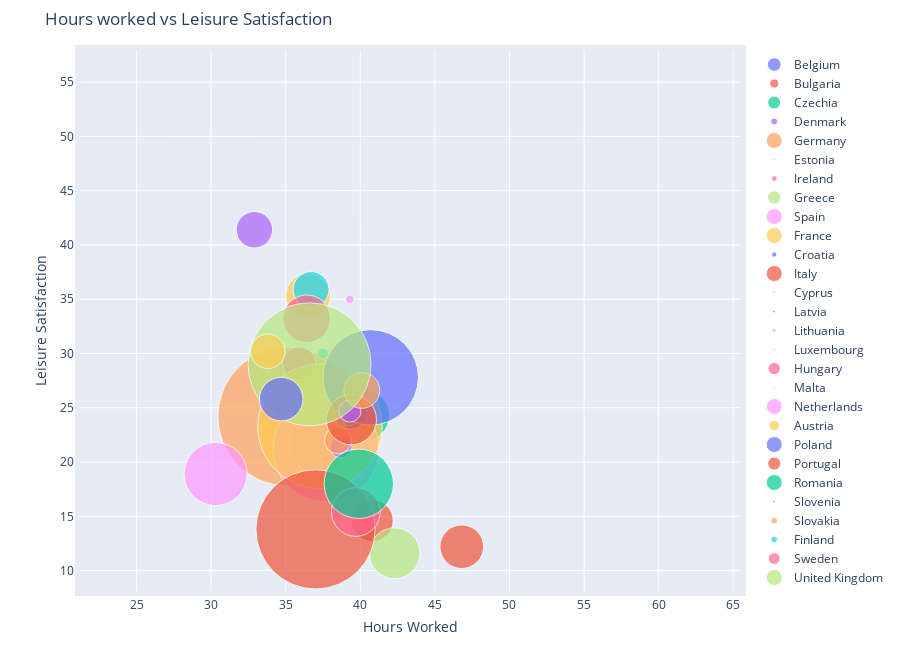

Here is the notebook cell this chart was saved with:
### Code cell
import warnings
warnings.filterwarnings('ignore')


figure = bubbleplot(dataset = df, x_column='avg_hrs_worked', y_column='prct_leisure_satis_high', 
    bubble_column='country', size_column='total_pop', color_column='country', 
    x_title="Hours Worked", y_title="Leisure Satisfaction", title='Hours worked vs Leisure Satisfaction',
    x_logscale=False, scale_bubble=3, height=650)

iplot(figure, config={'scrollzoom': True})

### Figure 1 — Plotly figure (JSON) as saved in the notebook; plotly's stock layout.template omitted (floating-point values rounded to 4 significant figures)
{"data": [{"marker": {"size": [13.66], "sizemode": "area", "sizeref": 0.01037}, "mode": "markers", "name": "Belgium", "text": ["Belgium"], "type": "scatter", "x": [37], "y": [21.5]}, {"marker": {"size": [9.142], "sizemode": "area", "sizeref": 0.01037}, "mode": "markers", "name": "Bulgaria", "text": ["Bulgaria"], "type": "scatter", "x": [40.8], "y": [14.6]}, {"marker": {"size": [12.96], "sizemode": "area", "sizeref": 0.01037}, "mode": "markers", "name": "Czechia", "text": ["Czechia"], "type": "scatter", "x": [40.3], "y": [24.3]}, {"marker": {"size": [6.903], "sizemode": "area", "sizeref": 0.01037}, "mode": "markers", "name": "Denmark", "text": ["Denmark"], "type": "scatter", "x": [32.9], "y": [41.4]}, {"marker": {"size": [99.58], "sizemode": "area", "sizeref": 0.01037}, "mode": "markers", "name": "Germany", "text": ["Germany"], "type": "scatter", "x": [35.1], "y": [24.2]}, {"marker": {"size": [1.607], "sizemode": "area", "sizeref": 0.01037}, "mode": "markers", "name": "Estonia", "text": ["Estonia"], "type": "scatter", "x": [38.4], "y": [22.2]}, {"marker": {"size": [5.679], "sizemode": "area", "sizeref": 0.01037}, "mode": "markers", "name": "Ireland", "text": ["Ireland"], "type": "scatter", "x": [35.9], "y": [29.1]}, {"marker": {"size": [13.43], "sizemode": "area", "sizeref": 0.01037}, "mode": "markers", "name": "Greece", "text": ["Greece"], "type": "scatter", "x": [42.3], "y": [11.6]}, {"marker": {"size": [58.12], "sizemode": "area", "sizeref": 0.01037}, "mode": "markers", "name": "Spain", "text": ["Spain"], "type": "scatter", "x": [37.7], "y": [21.2]}, {"marker": {"size": [80.61], "sizemode": "area", "sizeref": 0.01037}, "mode": "markers", "name": "France", "text": ["France"], "type": "scatter", "x": [37.3], "y": [23.3]}, {"marker": {"size": [5.319], "sizemode": "area", "sizeref": 0.01037}, "mode": "markers", "name": "Croatia", "text": ["Croatia"], "type": "scatter", "x": [39.4], "y": [24.5]}, {"marker": {"size": [73.78], "sizemode": "area", "sizeref": 0.01037}, "mode": "markers", "name": "Italy", "text": ["Italy"], "type": "scatter", "x": [37], "y": [13.8]}, {"marker": {"size": [1.043], "sizemode": "area", "sizeref": 0.01037}, "mode": "markers", "name": "Cyprus", "text": ["Cyprus"], "type": "scatter", "x": [39.2], "y": [24]}, {"marker": {"size": [2.57], "sizemode": "area", "sizeref": 0.01037}, "mode": "markers", "name": "Latvia", "text": ["Latvia"], "type": "scatter", "x": [38.7], "y": [21.4]}, {"marker": {"size": [3.778], "sizemode": "area", "sizeref": 0.01037}, "mode": "markers", "name": "Lithuania", "text": ["Lithuania"], "type": "scatter", "x": [38.5], "y": [22]}, {"marker": {"size": [0.636], "sizemode": "area", "sizeref": 0.01037}, "mode": "markers", "name": "Luxembourg", "text": ["Luxembourg"], "type": "scatter", "x": [37.5], "y": [30]}, {"marker": {"size": [12.34], "sizemode": "area", "sizeref": 0.01037}, "mode": "markers", "name": "Hungary", "text": ["Hungary"], "type": "scatter", "x": [39.7], "y": [15.4]}, {"marker": {"size": [0.5182], "sizemode": "area", "sizeref": 0.01037}, "mode": "markers", "name": "Malta", "text": ["Malta"], "type": "scatter", "x": [38.7], "y": [23.6]}, {"marker": {"size": [20.68], "sizemode": "area", "sizeref": 0.01037}, "mode": "markers", "name": "Netherlands", "text": ["Netherlands"], "type": "scatter", "x": [30.3], "y": [18.9]}, {"marker": {"size": [10.43], "sizemode": "area", "sizeref": 0.01037}, "mode": "markers", "name": "Austria", "text": ["Austria"], "type": "scatter", "x": [36.5], "y": [35.3]}, {"marker": {"size": [47.23], "sizemode": "area", "sizeref": 0.01037}, "mode": "markers", "name": "Poland", "text": ["Poland"], "type": "scatter", "x": [40.7], "y": [27.8]}, {"marker": {"size": [13.11], "sizemode": "area", "sizeref": 0.01037}, "mode": "markers", "name": "Portugal", "text": ["Portugal"], "type": "scatter", "x": [39.4], "y": [23.9]}, {"marker": {"size": [24.98], "sizemode": "area", "sizeref": 0.01037}, "mode": "markers", "name": "Romania", "text": ["Romania"], "type": "scatter", "x": [39.9], "y": [18]}, {"marker": {"size": [2.545], "sizemode": "area", "sizeref": 0.01037}, "mode": "markers", "name": "Slovenia", "text": ["Slovenia"], "type": "scatter", "x": [39.3], "y": [24.7]}, {"marker": {"size": [6.7], "sizemode": "area", "sizeref": 0.01037}, "mode": "markers", "name": "Slovakia", "text": ["Slovakia"], "type": "scatter", "x": [40.1], "y": [26.6]}, {"marker": {"size": [6.673], "sizemode": "area", "sizeref": 0.01037}, "mode": "markers", "name": "Finland", "text": ["Finland"], "type": "scatter", "x": [36.7], "y": [35.9]}, {"marker": {"size": [11.77], "sizemode": "area", "sizeref": 0.01037}, "mode": "markers", "name": "Sweden", "text": ["Sweden"], "type": "scatter", "x": [36.4], "y": [33.2]}, {"marker": {"size": [78.43], "sizemode": "area", "sizeref": 0.01037}, "mode": "markers", "name": "United Kingdom", "text": ["United Kingdom"], "type": "scatter", "x": [36.6], "y": [29]}, {"marker": {"size": [0.3917], "sizemode": "area", "sizeref": 0.01037}, "mode": "markers", "name": "Iceland", "text": ["Iceland"], "type": "scatter", "x": [39.3], "y": [35]}, {"marker": {"size": [6.182], "sizemode": "area", "sizeref": 0.01037}, "mode": "markers", "name": "Norway", "text": ["Norway"], "type": "scatter", "x": [33.8], "y": [30.2]}, {"marker": {"size": [9.875], "sizemode": "area", "sizeref": 0.01037}, "mode": "markers", "name": "Switzerland", "text": ["Switzerland"], "type": "scatter", "x": [34.7], "y": [25.8]}, {"marker": {"size": [9.875], "sizemode": "area", "sizeref": 0.01037}, "mode": "markers", "name": "Turkey", "text": ["Turkey"], "type": "scatter", "x": [46.8], "y": [12.2]}], "layout": {"height": 650, "hovermode": "closest", "margin": {"b": 50, "pad": 5, "t": 50}, "showlegend": true, "title": {"text": "Hours worked vs Leisure Satisfaction"}, "xaxis": {"autorange": false, "range": [21.21, 65.52], "title": {"text": "Hours Worked"}}, "yaxis": {"autorange": false, "range": [8.12, 57.96], "title": {"text": "Leisure Satisfaction"}}}}
